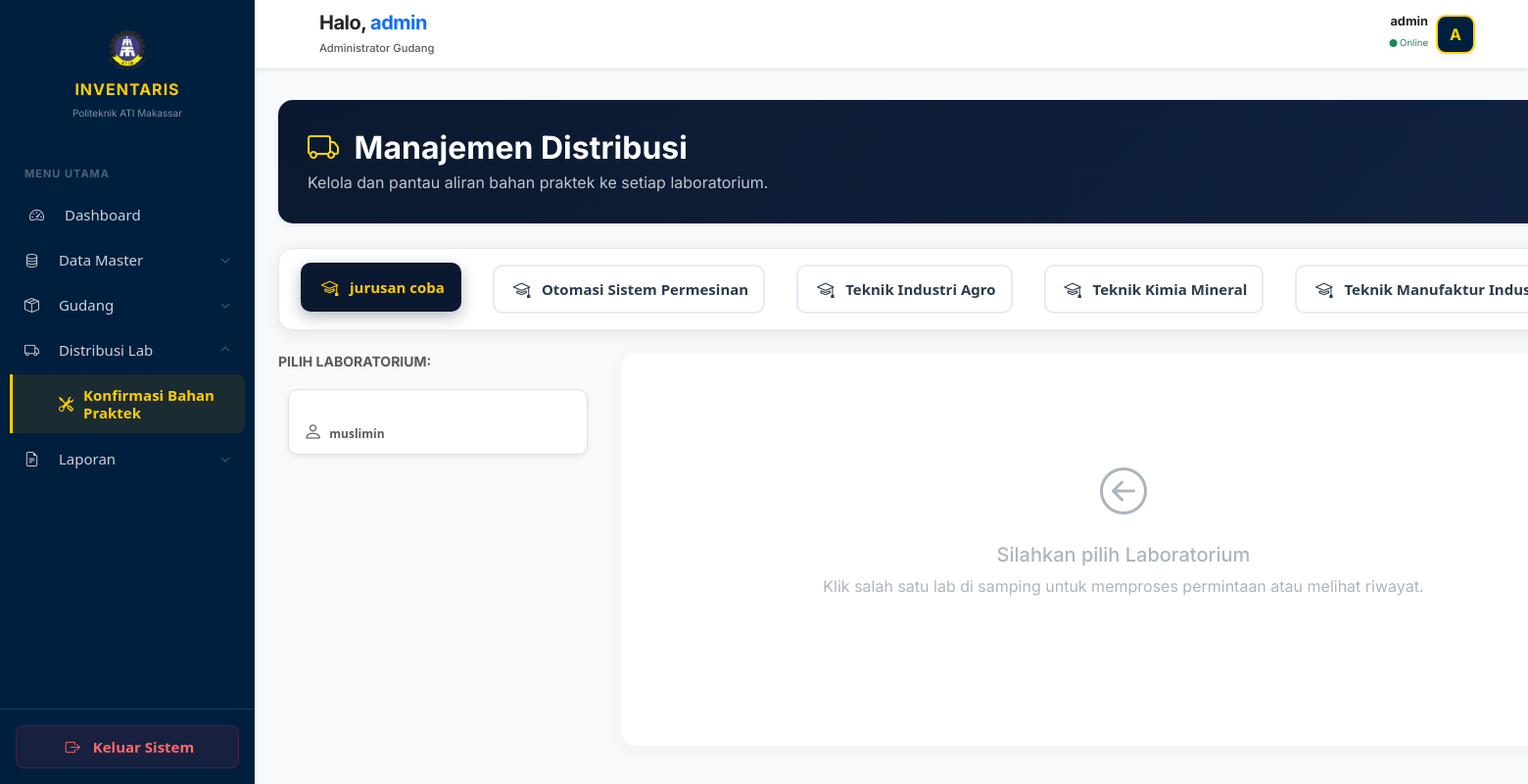
Page /modules/distribusi/index.php (signed in) on the committed database.
### tables this page shows
CREATE TABLE `jurusan` (
  `id_jurusan` int NOT NULL,
  `nama_jurusan` varchar(100) DEFAULT NULL
);

CREATE TABLE `kepala_lab` (
  `id_kepala` int NOT NULL,
  `id_lab` int DEFAULT NULL,
  `nama_kepala` varchar(100) NOT NULL,
  `username` varchar(50) DEFAULT NULL,
  `password` varchar(255) DEFAULT NULL,
  `password_plain` varchar(255) DEFAULT NULL,
  `nip` varchar(50) DEFAULT NULL,
  `kontak` varchar(20) DEFAULT NULL,
  `role` varchar(20) DEFAULT 'kepala_lab'
);

### modules/distribusi/index.php (the view, shortened to what this page needs)
<?php
include "../../config/auth.php";
$query_jurusan = mysqli_query($conn, "SELECT * FROM jurusan ORDER BY nama_jurusan ASC");
?>
<!DOCTYPE html>
<html lang="id">
<head>
    <link href="https://cdn.jsdelivr.net/npm/bootstrap@5.3.0/dist/css/bootstrap.min.css" rel="stylesheet">
    <link rel="stylesheet" href="https://cdn.jsdelivr.net/npm/bootstrap-icons@1.11.1/font/bootstrap-icons.css">
    <link href="../../assets/css/style.css" rel="stylesheet">
</head>
<body>
<div class="wrapper">
    <?php include "../../includes/sidebar.php"; ?>
    <div class="main-content">
        <?php include "../../includes/header.php"; ?>
    <main class="p-3 p-md-4" style="margin-top: 30px;"></main>
        <div class="p-4">
            <div class="hero-banner shadow-sm">
                <div class="row align-items-center">
                    <div class="col-md-8">
                        <h2 class="fw-bold mb-1">
                            <i class="bi bi-truck me-2" style="color: var(--accent-yellow);"></i> Manajemen Distribusi</span>
                        </h2>
                        <p class="opacity-75 mb-0">Kelola dan pantau aliran bahan praktek ke setiap laboratorium.</p>
                    </div>
                </div>
            </div>
            <div class="container-fluid px-0">
    <ul class="nav nav-pills nav-jurusan mb-4" id="pills-tab" role="tablist">
        <?php
        $active_j = true;
        mysqli_data_seek($query_jurusan, 0);
        while($j = mysqli_fetch_assoc($query_jurusan)):
            $id_jur = $j['id_jurusan'];
        ?>
        <li class="nav-item" role="presentation">
            <button class="nav-link position-relative <?= $active_j ? 'active' : ''; ?>"
                    id="tab-jur-<?= $id_jur; ?>"
                    data-bs-toggle="pill"
                    data-bs-target="#jur-<?= $id_jur; ?>"
                    type="button"
                    role="tab">
                <i class="bi bi-mortarboard me-2"></i><?= $j['nama_jurusan']; ?>
            </button>
        </li>
        <?php $active_j = false; endwhile; ?>
    </ul>
</div>
<div class="row">
    <div class="col-md-4 col-lg-3">
        <h6 class="fw-bold text-muted mb-3 small uppercase">PILIH LABORATORIUM:</h6>
        <div class="tab-content">
            <?php
            $active_j = true;
            mysqli_data_seek($query_jurusan, 0);
            while($j = mysqli_fetch_assoc($query_jurusan)):
                $id_jur = $j['id_jurusan'];
            ?>
            <div class="tab-pane fade <?= $active_j ? 'show active' : ''; ?>" id="jur-<?= $id_jur; ?>">
                <div class="nav flex-column nav-pills nav-lab">
                    <?php
                    $q_lab = mysqli_query($conn, "SELECT l.*, kl.id_kepala, kl.nama_kepala,
                             (SELECT COUNT(*) FROM permintaan_barang p
                              WHERE p.id_kepala = kl.id_kepala
                              AND p.status = 'pending') as total_permintaan
                             FROM lab l
                             LEFT JOIN kepala_lab kl ON l.id_lab = kl.id_lab
                             WHERE l.id_jurusan = '$id_jur'");
                    while($l = mysqli_fetch_assoc($q_lab)):
                        $id_kepala = !empty($l['id_kepala']) ? $l['id_kepala'] : '';
                        $nama_kepala = !empty($l['nama_kepala']) ? $l['nama_kepala'] : '<span class="text-danger italic">Belum ada Kepala Lab</span>';
                        $jumlah_notif = $l['total_permintaan'];
                    ?>
                    <button class="nav-link mb-2 d-flex justify-content-between align-items-center text-start position-relative shadow-sm"
                            style="border-radius: 10px;"
                            onclick="viewLabDetails('<?= $l['id_lab']; ?>', '<?= addslashes($l['nama_lab']); ?>', '<?= addslashes($j['nama_jurusan']); ?>', '<?= $id_kepala; ?>')"
                            data-bs-toggle="pill" type="button">
                        <div class="w-100">
                            <div class="fw-bold d-block text-navy"><?= $l['nama_lab']; ?></div>
                            <div class="text-muted small" style="font-size: 0.75rem;">
                                <i class="bi bi-person me-1"></i> <?= $nama_kepala; ?>
                            </div>
                        </div>
                        <?php if($jumlah_notif > 0): ?>
                            <span class="badge rounded-pill bg-danger shadow-sm pulse-notif"
                                  style="font-size: 0.7rem; padding: 5px 8px; border: 1px solid white;">
                                <?= $jumlah_notif; ?> Baru
                            </span>
                        <?php else: ?>
                            <i class="bi bi-chevron-right ms-2 opacity-50"></i>
                        <?php endif; ?>
                    </button>
                    <?php endwhile; ?>
                </div>
            </div>
            <?php $active_j = false; endwhile; ?>
        </div>
    </div>
    <div class="col-md-8 col-lg-9">
        <div class="data-container" id="distribusi-view">
            <div class="empty-state">
                <i class="bi bi-arrow-left-circle mb-3 d-block" style="font-size: 3rem;"></i>
                <h5>Silahkan pilih Laboratorium</h5>
                <p>Klik salah satu lab di samping untuk memproses permintaan atau melihat riwayat.</p>
            </div>
        </div>
    </div>
</div>
</body>
</html>

### assets/css/style.css (style rules this page uses)
:root { --primary-blue: #002b5c; --dark-blue: #001226; --accent-yellow: #FFD700; --text-gray: #aab7c4; --hover-bg: rgba(255, 255, 255, 0.08); --sidebar-width: 260px; }
body { font-family: 'Inter', sans-serif; background-color: #f8f9fa; margin: 0; overflow-x: hidden; }
.nav-link { color: var(--text-gray) !important; padding: 12px 20px; margin: 4px 15px; border-radius: 10px; display: flex; align-items: center; transition: all 0.3s ease; font-size: 0.85rem; text-decoration: none; }
.nav-link i { font-size: 1.1rem; width: 25px; margin-right: 12px; text-align: center; }

### modules/distribusi/index.php (style rules this page uses)
.nav-lab .nav-link { border: 1px solid #e2e8f0; transition: all 0.2s; padding: 12px 15px; background: white; }
:root { --navy: #0a192f; --gold: #ffcc00; --soft-bg: #f8f9fa; }
body { background-color: var(--soft-bg); font-family: 'Inter', sans-serif; }
.wrapper { display: flex; width: 100%; }
.main-content { flex: 1; margin-left: 260px; min-height: 100vh; }
.hero-banner { background: linear-gradient(135deg, var(--navy) 0%, #112240 100%); border-radius: 15px; padding: 30px; color: white; margin-bottom: 25px; position: relative; overflow: hidden; }
.nav-jurusan { background: #ffffff; padding: 12px; border-radius: 15px; box-shadow: 0 4px 15px rgba(0,0,0,0.08); display: flex; flex-wrap: nowrap; overflow-x: auto; gap: 12px; margin-bottom: 30px; border: 1px solid #e2e8f0; }
.nav-jurusan .nav-link { color: var(--navy) !important; background: #ffffff; border: 2px solid #e2e8f0; padding: 12px 24px; font-weight: 700; border-radius: 10px; transition: all 0.3s ease; white-space: nowrap; opacity: 0.85; }
.nav-jurusan .nav-link.active { background: var(--navy) !important; color: var(--gold) !important; border-color: var(--navy) !important; box-shadow: 0 5px 15px rgba(10, 25, 47, 0.3); opacity: 1; transform: translateY(-2px); }
.nav-jurusan .nav-link.active { background: var(--navy); color: var(--gold); }
.nav-lab .nav-link { color: var(--navy); background: #fff; border: 1px solid #dee2e6; margin-bottom: 10px; text-align: left; font-weight: 600; padding: 15px; border-radius: 12px; display: flex; align-items: center; justify-content: space-between; }
.nav-lab .nav-link i { font-size: 1.2rem; }
.data-container { background: #fff; border-radius: 15px; padding: 25px; box-shadow: 0 4px 20px rgba(0,0,0,0.04); min-height: 400px; }
.empty-state { padding: 80px 0; text-align: center; color: #adb5bd; }

### includes/sidebar.php (style rules this page uses)
:root { --sidebar-width: 260px; --navy-dark: #001f3f; --gold-poly: #ffcc00; --hover-bg: rgba(255, 204, 0, 0.15); --font-fixed: 15px !important; }
.sidebar-wrapper a, .sidebar-wrapper button, .sidebar-wrapper span, .sidebar-wrapper i, .nav-link, .btn-toggle-nav { font-size: var(--font-fixed) !important; font-family: 'Segoe UI', Roboto, Helvetica, Arial, sans-serif !important; line-height: 1.2 !important; text-transform: none !important; }
.nav-link, .btn-toggle-nav { color: rgba(255,255,255,0.8) !important; padding: 12px 15px !important; display: flex !important; align-items: center; border-radius: 8px; margin: 4px 10px; transition: background 0.2s ease; text-decoration: none !important; background: transparent; border: none; width: calc(100% - 20px); cursor: pointer; }
.nav-link.active { color: var(--navy-dark) !important; background-color: var(--gold-poly) !important; font-weight: 600 !important; }
@media (min-width: 992px) { .main-content { margin-left: var(--sidebar-width) !important; } }

### rows in the picture
jurusan: nama_jurusan "jurusan coba"
jurusan: nama_jurusan "Otomasi Sistem Permesinan"
jurusan: nama_jurusan "Teknik Industri Agro"
jurusan: nama_jurusan "Teknik Kimia Mineral"
jurusan: nama_jurusan "Teknik Manufaktur…"
kepala_lab: nama_kepala "muslimin"

### other values in the picture
explode(' ', trim($nama_user))[0] "admin"
$label_welcome "Administrator Gudang"
$nama_user "admin"
substr($nama_user, 0, 1) "A"
